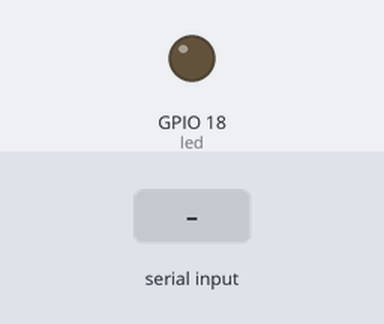
A program run on a simulated Raspberry Pi (BCM pin numbers). Parts: output pins drawn as LEDs (lit = HIGH). Inputs (shaded band) come from the test bench. What the program prints to the terminal is not drawn. At 4.3 s the program stops and its outputs stay as they are.

Above: at 1.2 s.
1.3 s: "C" typed at the terminal, then Enter
At 1.7 s:
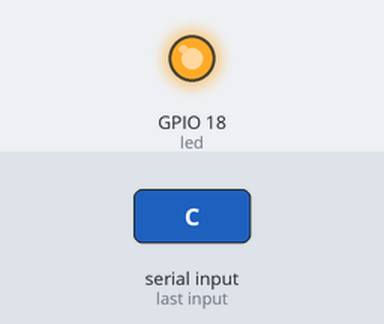
Timing chart, 0 to 5.0 s (numbered marks = the images above; inputs shaded):
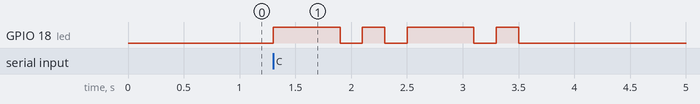

The program:

morse_code.py
```python
from gpiozero import LED
from time import sleep

# 建立 LED
led = LED(18)

# 摩斯密碼字典
MORSE_CODE = {
    'A': '.-',    'B': '-...',  'C': '-.-.', 'D': '-..',  'E': '.',
    'F': '..-.',  'G': '--.',   'H': '....', 'I': '..',   'J': '.---',
    'K': '-.-',   'L': '.-..',  'M': '--',   'N': '-.',   'O': '---',
    'P': '.--.',  'Q': '--.-',  'R': '.-.',  'S': '...',  'T': '-',
    'U': '..-',   'V': '...-',  'W': '.--',  'X': '-..-', 'Y': '-.--',
    'Z': '--..',
    '0': '-----', '1': '.----', '2': '..---','3': '...--','4': '....-',
    '5': '.....', '6': '-....', '7': '--...', '8': '---..','9': '----.',
    ' ': ' '  # 空白當作單字間隔
}

# 基本時間單位 (秒)
DOT = 0.2      # 點
DASH = DOT*3   # 劃
LETTER_SPACE = DOT*3   # 字母之間
WORD_SPACE = DOT*7     # 單字之間

def blink_dot():
    print('.', end='', flush=True)
    led.on()
    sleep(DOT)
    led.off()
    sleep(DOT)

def blink_dash():
    print('-', end='', flush=True)
    led.on()
    sleep(DASH)
    led.off()
    sleep(DOT)

def morse(text):
    text = text.upper()
    for char in text:
        if char not in MORSE_CODE:
            continue
        code = MORSE_CODE[char]
        if code == ' ':
            print('      ', end='', flush=True)
            sleep(WORD_SPACE)  # 單字間隔
        else:
            for symbol in code:
                if symbol == '.':
                    blink_dot()
                elif symbol == '-':
                    blink_dash()
            sleep(LETTER_SPACE)  # 字母間隔

# 主程式
if __name__ == "__main__":
    msg = input("請輸入要用摩斯碼顯示的文字: ")
    print(f"正在輸出: {msg}")
    morse(msg)
    print("\n顯示完成！")
```

Measured:
- after the input at 1.3 s, GPIO 18 (led): LOW → HIGH at once, → LOW 0.60 s later, → HIGH 0.20 s later, → LOW 0.20 s later, … (8 changes in this stretch)
